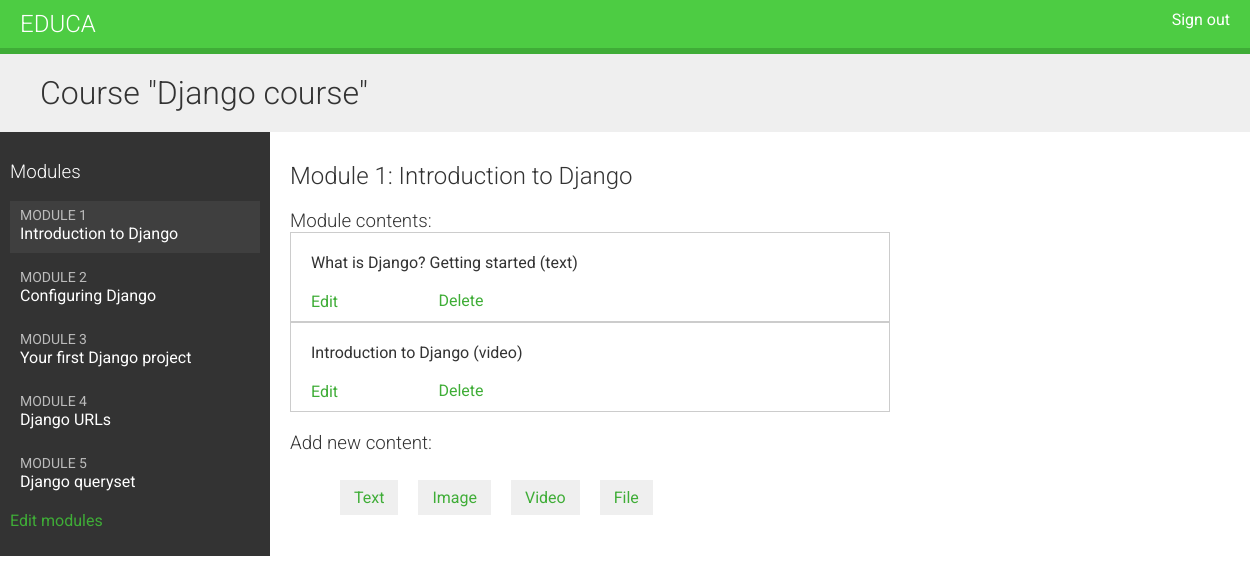
/course/module/8/ (signed in), run on the app's committed database.
### courses/models.py (models this page shows, shortened)
class Course(models.Model):
    owner = models.ForeignKey(User, related_name='courses_created', on_delete=models.CASCADE)
    subject = models.ForeignKey(Subject, related_name='courses', on_delete=models.CASCADE)
    title = models.CharField(max_length=200)
    slug = models.SlugField(max_length=200, unique=True)
    overview = models.TextField()
    created = models.DateTimeField(auto_now_add=True)
    students = models.ManyToManyField(User, related_name='courses_joined', blank=True)
    class Meta:
        ordering = ['-created']

class Module(models.Model):
    course = models.ForeignKey(Course, related_name='modules', on_delete=models.CASCADE)
    title = models.CharField(max_length=200)
    description = models.TextField(blank=True)
    order = OrderField(blank=True, for_fields=['course'])
    class Meta:
        ordering = ['order']

class Content(models.Model):
    module = models.ForeignKey(Module, related_name='contents', on_delete=models.CASCADE)
    content_type = models.ForeignKey(ContentType,
                                    on_delete=models.CASCADE,
                                    limit_choices_to={'model__in': (
                                        'text',
                                        'video',
                                        'image',
                                        'file'
                                    )})
    object_id = models.PositiveIntegerField()  #to store pk of related obj
    item = GenericForeignKey('content_type', 'object_id')
    order = OrderField(blank=True, for_fields=['module'])
    class Meta:
        ordering = ['order']

class ItemBase(models.Model):
    owner = models.ForeignKey(User, related_name='%(class)s_related', on_delete=models.CASCADE)  #% reps a placeholder
    title = models.CharField(max_length=250)
    created = models.DateTimeField(auto_now_add=True)
    updated = models.DateTimeField(auto_now=True)
    class Meta:
        abstract = True
    def __str__(self):
        return self.title

class Text(ItemBase):
    content = models.TextField()

class Video(ItemBase):
    url = models.URLField()   #provide a video URL in order to embed it

### courses/views.py (the view)
# urls.py: path('module/<int:module_id>/', views.ModuleContentListView.as_view(), name='module_content_list'),
class ModuleContentListView(TemplateResponseMixin, View):
    template_name = 'courses/manage/module/content_list.html'
    def get(self, request, module_id):
        module = get_object_or_404(Module, id=module_id, course__owner=request.user)
        return self.render_to_response({'module': module})

### courses/templatetags/course.py (called while the page is built)
@register.filter
def model_name(obj):
    try:
        return obj._meta.model_name
    except AttributeError:
        return None

### courses/templates/courses/manage/module/content_list.html (shortened to what this page needs)
{% extends 'base.html' %}
{% load course %}
{% block content %}
    {% with course=module.course %}
        <h1>Course "{{ course.title }}"</h1>
        <div class="contents">
            <h3>Modules</h3>
            <ul id="modules">
                {% for m in course.modules.all %}
                    <li data-id="{{ m.id }}" {% if m == module %} class="selected" {% endif %}>
                        <a href="{% url 'module_content_list' m.id %}">
                            <span>
                                Module <span class="order">{{ m.order|add:1 }}</span>
                            </span>
                            <br>
                            {{ m.title }}
                        </a>
                    </li>
                {% empty %}
                    <li>No modules yet.</li>
                {% endfor %}
            </ul>
            <p><a href="{% url 'course_module_update' course.id %}">Edit modules</a></p>
        </div>
        <div class="module">
            <h2>Module {{ module.order|add:1 }}: {{ module.title }}</h2>
            <h3>Module contents:</h3>
            <div id="module-contents">
                {% for content in module.contents.all %}
                    <div data-id="{{ content.id }}">
                        {% with item=content.item %}
                            <p>{{ item }} ({{ item|model_name }})</p>
                            <a href="{% url 'module_content_update' module.id item|model_name item.id %}">Edit</a>
                            <form action="{% url 'module_content_delete' content.id %}" method="post">
                                <input type="submit" value="Delete">
                            </form>
                        {% endwith %}
                    </div>
                {% empty %}
                    <p>This module has no contents yet.</p>
                {% endfor %}
            </div>
            <h3>Add new content:</h3>
            <ul class="content-types">
                <li>
                    <a href="{% url 'module_content_create' module.id 'text' %}">Text</a>
                </li>
                <li>
                    <a href="{% url 'module_content_create' module.id 'image' %}">Image</a>
                </li>
                <li>
                    <a href="{% url 'module_content_create' module.id 'video' %}">Video</a>
                </li>
                <li>
                    <a href="{% url 'module_content_create' module.id 'file' %}">File</a>
                </li>
            </ul>
        </div>
    {% endwith %}
{% endblock %}

### courses/static/css/base.css (style rules this page uses)
body { margin:0; font-family:'Roboto', sans-serif; font-weight:400; color:#333; }
a { color:#3fad37; text-decoration:none; }
ul { float:left; }
h1, h2, h3, h4, h5, h6 { font-family:'Roboto', sans-serif; font-weight:300; }
h1 { background:#efefef; width:100%; overflow:auto; padding:20px 0 20px 40px; margin:0; }
.module { padding:10px 20px; float:left; width:600px; }
.module h3 { margin:20px 0 0; padding:0; width:100%; }
.module p { margin:10px 0 20px; width:100%; float:left; }
.contents { width:20%; padding:10px; float:left; background:#333; color: #fff; font-family:'Roboto', sans-serif; }
.contents ul { list-style:none; margin:0; padding:0; width:100%; }
.contents ul li { margin:0 0 10px 0; padding:4px 10px 10px; overflow:auto; cursor:move; }
.contents ul li.selected { background:#3f3f3f; }
.contents ul span { text-transform:uppercase; color:#bbb; font-size:14px; }
.contents ul a { display:block; color:#fff; text-decoration:none; }
ul.content-types li { list-style:none; float:left; margin:10px; background:#efefef; padding:8px 14px; }
input, select, textarea { border:1px solid #ccc; border-bottom:3px solid #ccc; padding:8px 12px; font-size:16px; font-family:'Roboto', sans-serif; float:left; clear:both; width:300px; }
input[type=submit], a.button { border-radius:5px; background:#4dcc43; color:#fff; font-size:16px; text-transform:uppercase; border:none; padding:10px 20px; margin:20px 0; }
#module-contents div { padding:10px 20px; border:1px solid #ccc; background:#fff }
#module-contents form { margin:0; padding:0; }
#module-contents input[type=submit] { color:#3fad37; background:none; margin:-20px 0 0; padding:0; float:left; text-transform:none; }

### data on the page
Course: title "Django course"
Module: order|add "1", title "Introduction to Django"
Module: order|add "2", title "Configuring Django"
Module: order|add "3", title "Your first Django project"
Module: order|add "4", title "Django URLs"
Module: order|add "5", title "Django queryset"
Content: item "What is Django? Getting started", item|model_name "text"
Content: item "Introduction to Django", item|model_name "video"
